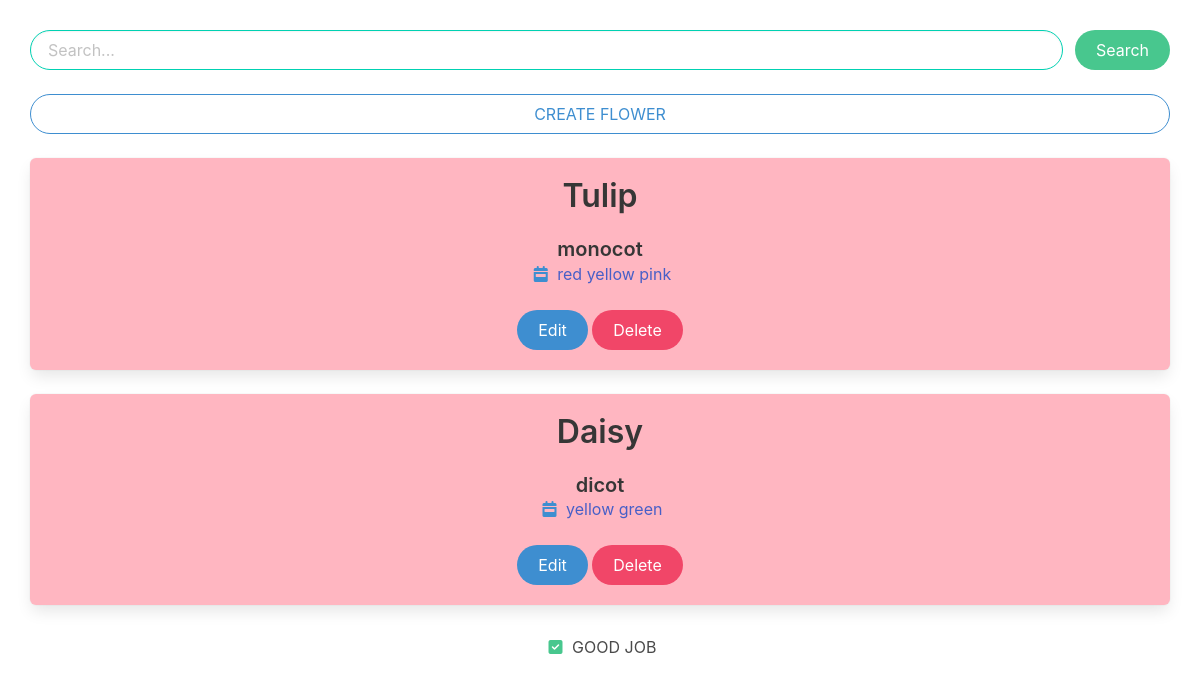
Screenshot of /tags/yellow with the database file from the repository.
### mysite/models.py (models this page shows, shortened)
class Flowers(models.Model):
    name = models.CharField(max_length=255,default="")
    description = models.TextField(default="")
    slug = models.SlugField(blank=True, default="")
    category = models.ForeignKey(Category, null=True, on_delete=models.PROTECT)
    tag = models.ManyToManyField(Tag)

class Category(models.Model):
    title = models.CharField(max_length=255,default="")
    def __str__(self):
        return self.title

class Tag(models.Model):
    tag = models.CharField(max_length=255, default='')
    slug = models.SlugField(blank=True, default="")

### mysite/views.py (the view)
# urls.py: path('tags/<slug:slug>', views.tag, name='tag'),
def tag(request, slug=None):
    flowers = Flowers.objects.filter(tag__slug=slug)
    ctx = {"flowers":flowers}
    return render(request, 'mysite/mysite.html',ctx)

### mysite/Templates/mysite/mysite.html
{% extends 'base/base.html' %}
{% block content %}
<div class="block" style="margin: 30px;">
    <form class="block" action="/" method="get">
        <div class="field is-grouped">
            <p class="control is-expanded">
                <input id="q" name="q" value="{{ request.GET.q }}" class="input is-primary is-rounded" type="text"
                    placeholder="Search...">
            </p>
            <button class=" button is-success is-rounded" type="submit">
                Search
            </button>
        </div>
    </form>
    <div class="block">
        <a href="{% url 'create' %}" class="button is-info is-outlined is-rounded" style="width: 100%;">
             CREATE FLOWER
        </a>
    </div>
    <div class="block">
        {% for flower in flowers %}
        <div class="box" style="background-color:lightpink;">
            <div class="block">
                <a href="{% url 'detail' flower.slug %}">
                    <h1 class="title" style="text-align: center;">
                        {{ flower.name }}
                    </h1>
                    <h1 class="title is-5" style="text-align: center;">
                        {{ flower.category}}
                    </h1>
                    <p style="margin-left: auto; margin-right:auto; text-align:center;">
                        <span class="icon has-text-info">
                            <i class="fa-solid fa-calendar-week"></i>
                        </span>
                        <span class="subtitle" style="text-align: center;">
                            {% for i in flower.tag.all %}
                            <a href="{% url 'tag' i.slug %}"> {{ i.tag}} </a>
                            {% endfor %}
                        </span>
                    </p>
                </a>
            </div>
            <div class="block" style="margin-left:auto; margin-right:auto; text-align: center;">
                <span>
                   <a href="{% url 'edit' sg=flower.slug %}" class="button is-info is-rounded">
                    Edit
                   </a>
                </span>
                <span>
                    <a href="{% url 'delete' pk=flower.pk %}" class="button is-danger is-rounded">
                     Delete
                    </a>
                 </span>
            </div>
        </div>
        {% endfor %}
    </div>
</div>
{% endblock %}

### rows the page displays
Flowers: name "Tulip", category "monocot"
Tag: tag "red"
Tag: tag "yellow"
Tag: tag "pink"
Flowers: name "Daisy", category "dicot"
Tag: tag "green"
